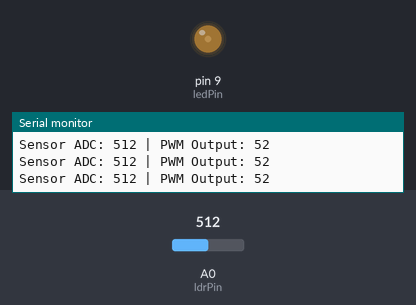
Simulated run of this sketch. Board: Arduino Uno, built with avr-gcc and run on an emulated ATmega328P. On the bench: output pins drawn as LEDs (lit = HIGH), the last lines printed to the serial monitor. Inputs (shaded band) come from the test bench; at power-on: A0 (ldrPin) = 512.

Above: at 1.2 s.
1.3 s: A0 (ldrPin) set to 716
At 1.8 s:
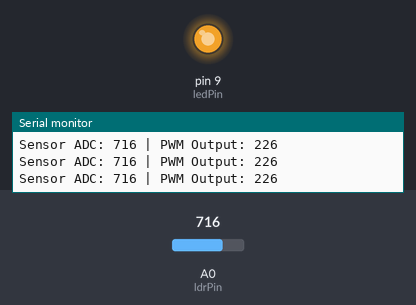
2.8 s: A0 (ldrPin) set to 306
At 3.9 s:
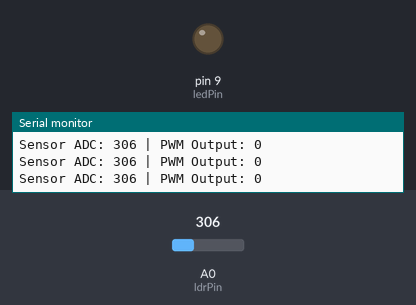
4.3 s: A0 (ldrPin) set to 442
5.8 s: A0 (ldrPin) set to 459
At 6.9 s:
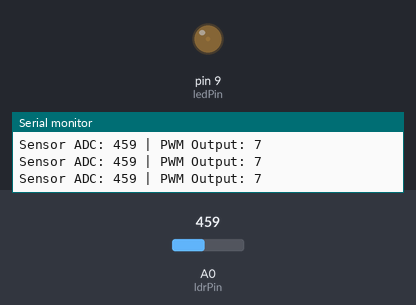
8.8 s: A0 (ldrPin) set to 122
At 9.8 s:
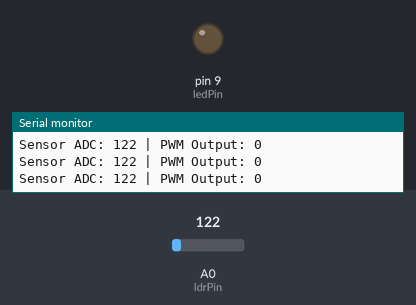
Timing chart, 0 to 11.8 s (numbered marks = the images above; inputs shaded):
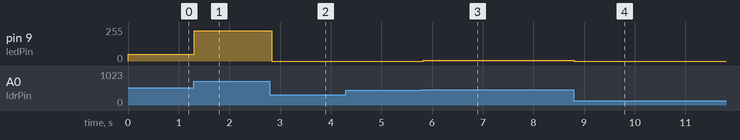

Measured:
- after the input at 1.3 s, pin 9 (ledPin): 52/255 → 226/255 at once
- after the input at 2.8 s, pin 9 (ledPin): 226/255 → 0/255 at once
- after the input at 5.8 s, pin 9 (ledPin): 0/255 → 7/255 at once
- after the input at 8.8 s, pin 9 (ledPin): 7/255 → 0/255 at once

The sketch:

LightController.ino
```cpp
// LDR-Based PWM Ambient Light Controller
// Author: Naz | TOBB ETU - Electrical and Electronics Engineering

// --- Hardware Pin Definitions ---
const int ldrPin = A0;   // Analog input pin for the LDR voltage divider
const int ledPin = 9;    // Digital output pin (PWM supported)

void setup() {
  pinMode(ledPin, OUTPUT); // Configure LED pin as output

  // Initialize serial communication for real-time sensor calibration
  Serial.begin(9600);
}

void loop() {
  // 1. Sample Analog Data
  int sensorValue = analogRead(ldrPin);

  // 2. Signal Processing (Mapping)
  // Map the specific ambient light range (450-750) to the 8-bit PWM resolution (0-255).
  // Note: Adjust the '450' (light) and '750' (dark) values based on current room conditions.
  int brightness = map(sensorValue, 450, 750, 0, 255);

  // 3. Safety Constraint
  // Ensure the processed value does not overflow the 8-bit boundary (0-255)
  brightness = constrain(brightness, 0, 255);

  // 4. Output Generation
  // Send the computed PWM duty cycle to the LED
  analogWrite(ledPin, brightness);

  // 5. Debugging Output
  Serial.print("Sensor ADC: ");
  Serial.print(sensorValue);
  Serial.print(" | PWM Output: ");
  Serial.println(brightness);

  // Minimal delay to stabilize the ADC readings
  delay(30);
}
```
